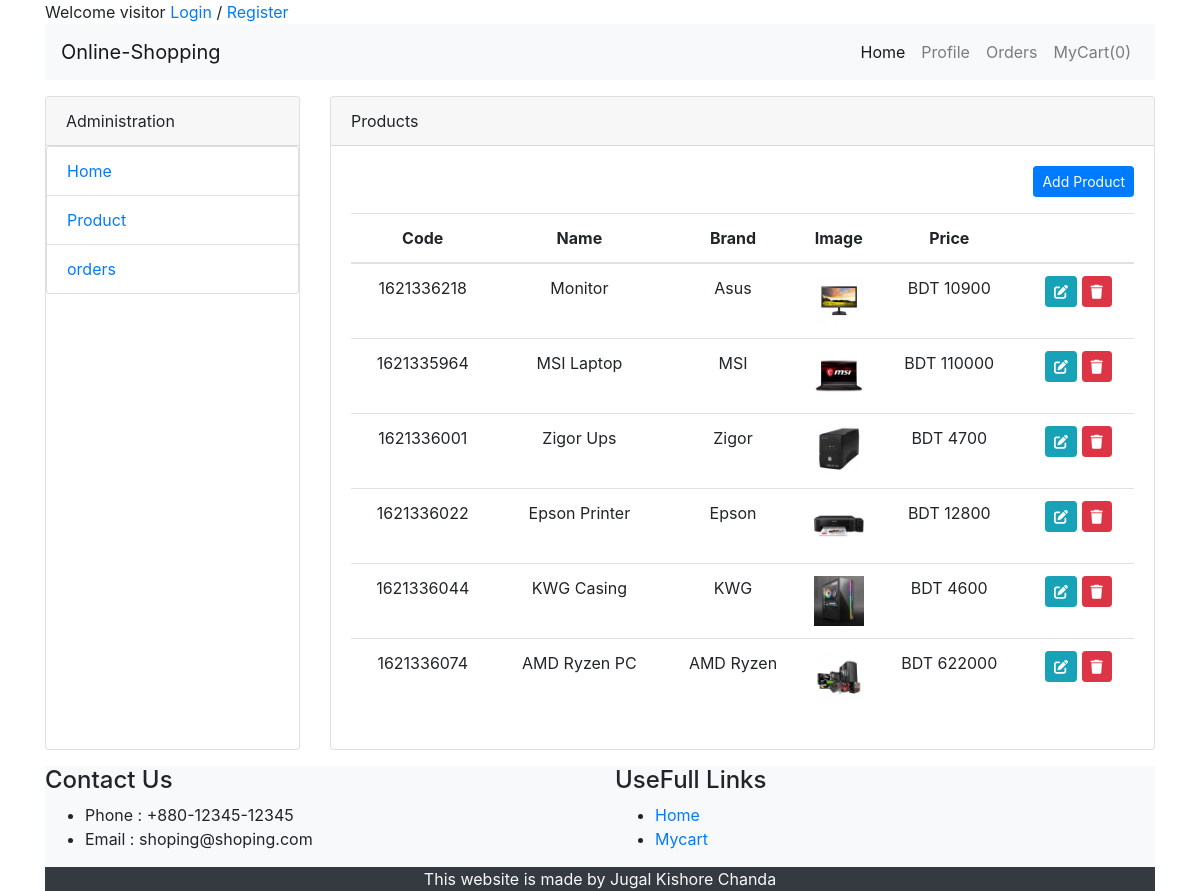
/admin/products.php, run on the app's committed database.
### tables this page shows
CREATE TABLE `products` (
  `id` int(11) NOT NULL,
  `name` varchar(255) NOT NULL,
  `code` varchar(255) NOT NULL,
  `price` int(11) NOT NULL,
  `brand` varchar(255) NOT NULL,
  `image` varchar(255) NOT NULL
);

### datatabase/query.php (called while the page is built, shortened)
<?php
function queryExecute($sql)
{
    $conn = $GLOBALS['conn'];
    return mysqli_query($conn, $sql);
}
function makeArray($result)
{
    $data = array();
    if ($result->num_rows > 0) {
        while ($row = $result->fetch_assoc()) {
            array_push($data,$row);
        }
    }
    return $data;
}
function selectAll($tableName)
{
    $sql = "SELECT * FROM $tableName";
    $result = queryExecute($sql);
    return makeArray($result);
}

### admin/products.php (the view)
<?php
include_once "../datatabase/query.php";
?>
<?php include "../header.php"; ?>
<section>
    <div class="row">
        <div class="col-md-3">
                <?php include "sidebar.php"; ?>
        </div>
        <div class="col-md-9">
            <div class="card">
                <div class="card-header">
                    Products
                </div>
                <div class="card-body">
                    <div class="float-right mb-3">
                        <a class="btn btn-sm btn-primary" href="product_create.php">Add Product</a>
                    </div>
                    <table class="table text-center">
                        <thead>
                            <tr>
                                <th>Code</th>
                                <th>Name</th>
                                <th>Brand</th>
                                <th style="width: 50px;">Image</th>
                                <th>Price</th>
                                <th></th>
                            </tr>
                        </thead>
                        <tbody>
                            <?php
                            $products = selectAll('products');
                            foreach ($products as $product) {
                            ?>
                                <tr>
                                    <td><?php echo $product['code']; ?></td>
                                    <td><?php echo $product['name']; ?></td>
                                    <td><?php echo $product['brand']; ?></td>
                                    <td style="width: 50px;">
                                        <img src="../uploads/<?php echo $product['image']; ?>" alt="" style="width: 50px;">
                                    </td>
                                    <td>BDT <?php echo $product['price']; ?></td>
                                    <td>
                                        <a class="btn btn-info btn-sm" href="product_edit.php?id=<?php echo $product['id']; ?>"><i class="fas fa-edit"></i></a>
                                        <a class="btn btn-danger btn-sm" href="product_delete_action.php?id=<?php echo $product['id']; ?>"><i class="fas fa-trash"></i></a>
                                    </td>
                                </tr>
                            <?php
                            }
                            ?>
                        </tbody>
                    </table>
                </div>
            </div>
        </div>
    </div>
</section>
<?php include "../footer.php"; ?>

### data on the page
products: code "1621336218", name "Monitor", brand "Asus", image (picture), price "10900"
products: code "1621335964", name "MSI Laptop", brand "MSI", image (picture), price "110000"
products: code "1621336001", name "Zigor Ups", brand "Zigor", image (picture), price "4700"
products: code "1621336022", name "Epson Printer", brand "Epson", image (picture), price "12800"
products: code "1621336044", name "KWG Casing", brand "KWG", image (picture), price "4600"
products: code "1621336074", name "AMD Ryzen PC", brand "AMD Ryzen", image (picture), price "622000"

### other printed values
$username "visitor"
cartCount() "0"
